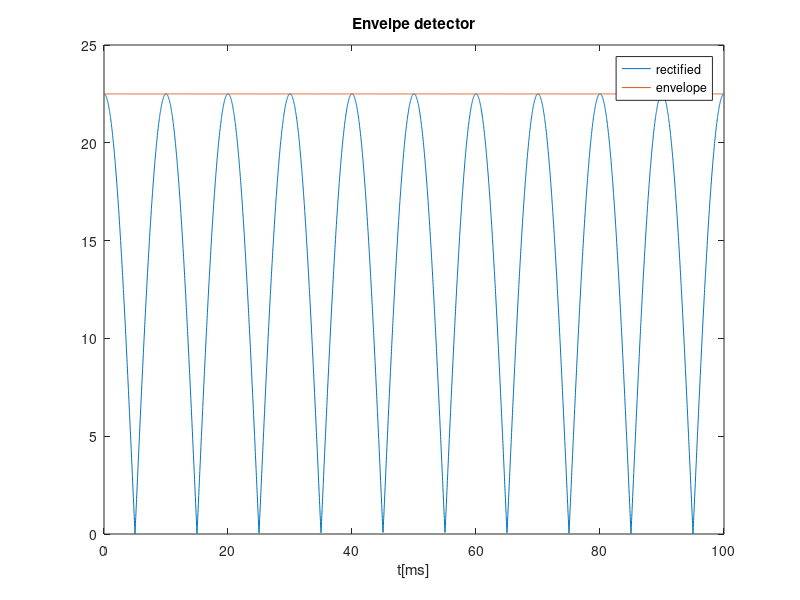
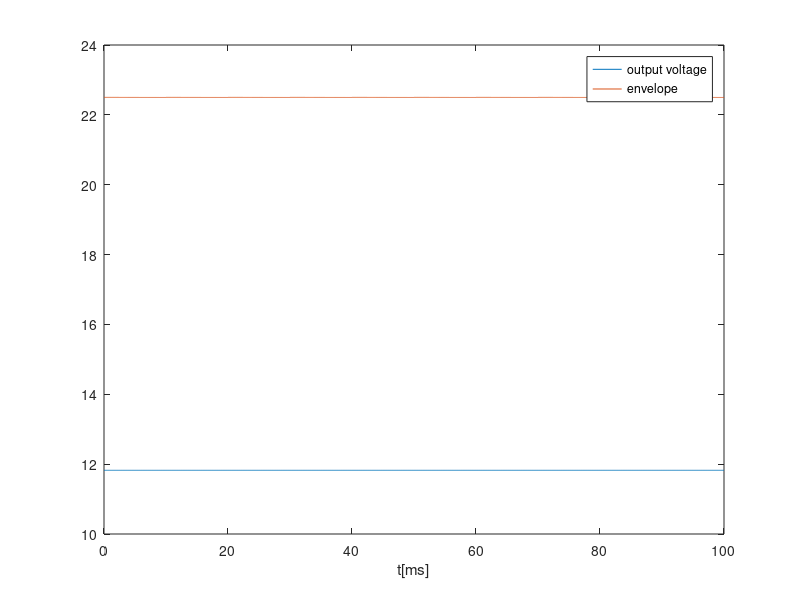
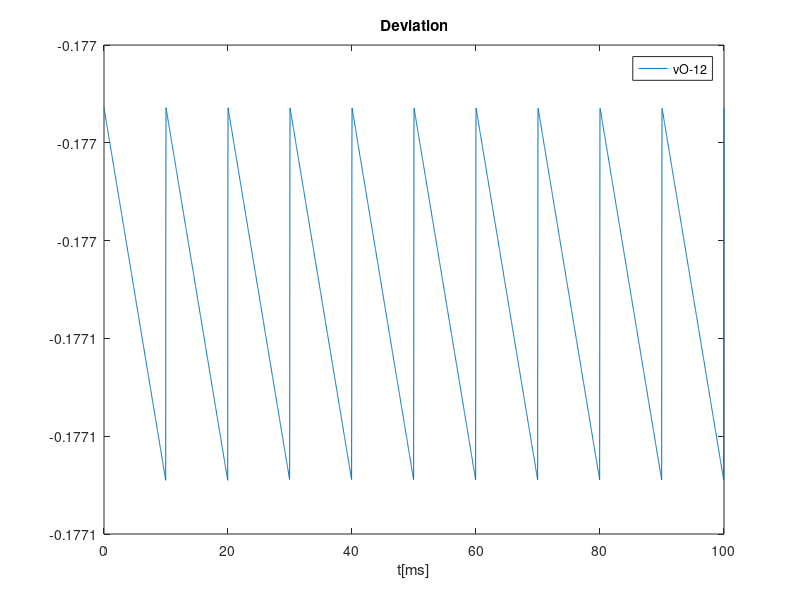

These charts were generated, in order, by the following MATLAB code:
close all 
clear all

f=50;
w=2*pi*f;
T=1/f;

t=linspace(0, 10*T/2, 4000);

AS=230;
vS=AS*cos(w*t);

%------------------Transformer-------------------------
AA=22.5;
vA=AA*cos(w*t);
n_transformer=AS/AA;

%------------------Full wave rectifier-----------------
vB = abs(vA);

%------------------Envelope detector------------------- 
R1=1000000;
C=100e-6;

TB=T/2;
wB=w*2;

%Diode OFF
tOFF=1/wB*atan(1/(wB*R1*C));


%v_ripple=AA*(1-exp(-TB/(R1*C)));

j=1;
for ciclo=1:10
	for i=1:length(t)
		%Diode ON
		if t(i)>=(ciclo-1)*TB && t(i)<=(ciclo-1)*TB+tOFF
			vC(i)=vB(i);
		end
		
		%Diode OFF
		v_exp=AA*cos(wB*((ciclo-1)*TB+tOFF))*exp(-(t(i)-((ciclo-1)*TB+tOFF))/(R1*C));
		if t(i)>((ciclo-1)*TB+tOFF) && v_exp>=vB(i) && t(i)<=(ciclo)*TB
			vC(i)=v_exp;
		end
		
		%Diode ON
		if vB(i)>v_exp && t(i)<=(ciclo)*TB
			vC(i)=vB(i);
		end	
	end
end

ripple_env=max(vC)-min(vC);

plot(t*1000, vB)
hold on
plot(t*1000,vC)
title("Envelpe detector")
xlabel ("t[ms]")
legend("rectified","envelope")
print ("venvlope.eps", "-depsc")
hold off


%--------------Voltage regulator----------------------

%Incremental analysis
%vC = VC + vc
%VON=0.7;
R2=1000;
%num_diodes=round(12/VON);
num_diodes=17;
IS=1e-14;
VT=25e-3;
eta=1;
VC= sum(vC)/length(vC);

f=@(VO) -VC+IS*exp(VO/num_diodes/eta/VT)*R2+VO;
h=0.001;
i=1;
VO(i)=12;
err=1;
while err>0.0001

	dif_finita=(f(VO(i)+h)-f(VO(i)-h))/2/h;
	VO(i+1)=VO(i)-f(VO(i))/dif_finita;
	err=VO(i+1)-VO(i);
	i=i+1;
end
%disp(VO(end));
VON=VO(end)/num_diodes

rd=eta*VT/(IS*exp(VON/(eta*VT))); %ver bem isto


for i=1:length(vC)
vo(i)=(num_diodes*rd/(R2+num_diodes*rd))*(vC(i)-VC);
end


VO=num_diodes*VON; %valor do método Newton-Rhapson
vO=VO+vo;

plot(t*1000, vO)
hold on
plot(t*1000,vC)
title("")
xlabel ("t[ms]")
legend("output voltage","envelope")
print ("vregulator.eps", "-depsc")
hold off

plot(t*1000,vO-12)
title("Deviation")
xlabel ("t[ms]")
legend("vO-12")
print ("vdeviation.eps", "-depsc")


ripple_out= max(vO)-min(vO)
DC_out=sum(vO)/length(vO)








